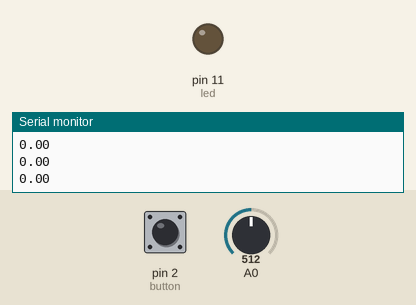
This sketch was run on a simulated Arduino Uno, built with avr-gcc and run on an emulated ATmega328P. On the bench: output pins drawn as LEDs (lit = HIGH), the last lines printed to the serial monitor. The inputs (shaded band) are chosen by the test bench; at power-on: A0 = 512, pin 2 (button) HIGH.

Above: at 1.2 s.
1.3 s: A0 set to 0
At 3.14 s:
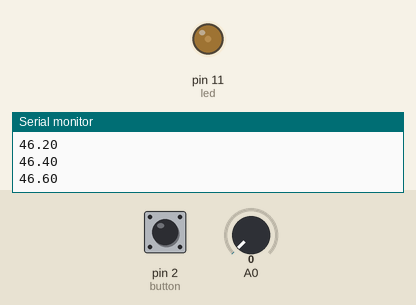
4.3 s: pin 2 (button) pulled LOW for 0.15 s
5.9 s: pin 2 (button) pulled LOW for 1 s
At 7.0 s:
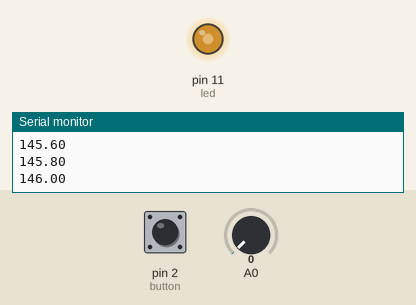
8.9 s: A0 set to 29
Timing chart, 0 to 11.9 s (numbered marks = the images above; inputs shaded):
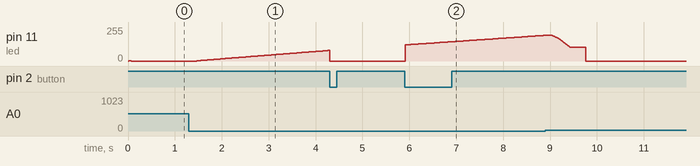

The sketch:

automatic_light.ino
```cpp
/*
*
* This was written for use with the tutorial at:
* https://github.com/SLERP/slerp-base/wiki/Automatic-Light
*
* It will take a in an analog voltage input and toggle a digital
* PWM in negative feedback.
*
*/

// We name our pins with something sensible
int led = 11;
int button = 2;

// Some state variables
bool blinking = true;
int lastButton = 1;
long lastTime = 0;
long debounce = 50;
double pwmPulseWidth = 0;
int error;
int averagedValue;
int count;
int averager[20];

// the setup routine runs once when you press reset:
void setup() {
  // initialize the digital pin as an output.
  pinMode(led, OUTPUT);             // set LED pin to power LED
  pinMode(button, INPUT);           // set pin to input
  digitalWrite(button, HIGH);       // turn on pullup resistors
  Serial.begin(9600);               // Serial output for debug
}

// the loop routine runs over and over again forever:
void loop() {
  int setPoint = 20;
  double k = 0.01;

  int photoValue = analogRead(A0);
  // Check if the button has been pressed
  int buttonState = digitalRead(button);

  // Debounce/Toggle Logic for the button
  if(lastButton == HIGH && buttonState == LOW && millis() - lastTime > debounce)  {
    // If Led is on, turn it off
    if(blinking)  {
      blinking = false;
    }
    // If LED is off, turn it on
    else  {
      blinking = true;
    }
    lastTime = millis();
  }
  lastButton = buttonState;

 // PWM
  // Based on the voltage level input range, scale
  // the values so that the photodiode gives us a full
  // 8 bits of PWM resolution.
  photoValue = int((float(photoValue)/10.0) * 255.0);
  if (photoValue > 255) {
    // 2^8 = 256
    photoValue = 255;
  }
  if (photoValue < 0 )  {
    photoValue = 0;
  }
  if (count > 19)  {
    int averageInput = 0;
    for (int i = 0; i < 19; i++)  {
      averageInput+=averager[i];
    }
    averagedValue = averageInput/20;
    count = 0;
  }
  averager[count] = photoValue;
  count=count+1;

  error = averagedValue - setPoint;


  // For debug (use Arduino serial monitor in IDE).
  pwmPulseWidth = pwmPulseWidth - double(error)*k;
  //Serial.println(averagedValue);
  if (pwmPulseWidth > 255) {
   // 2^8 = 256
   pwmPulseWidth = 255;
  }
  if (pwmPulseWidth < 0 )  {
    pwmPulseWidth = 0;
  }

  Serial.println(pwmPulseWidth);
  // Write the PWM value to the digital pin
  // analogWrite produces PWM output with 8bit resolution
  if(blinking)  {
      analogWrite(led,int(pwmPulseWidth));
  } else {
      analogWrite(led,0);
  }


  // Repeat loop 1kHz
  delay(1);
}
```

Measured:
- after the input at 1.3 s, pin 11 (led): moves from 0/255 to 79/255 over 2.8 s, starting after 0.17 s
- after the input at 5.9 s, pin 11 (led): moves from 0/255 to 193/255 over 3.0 s, starting at once
